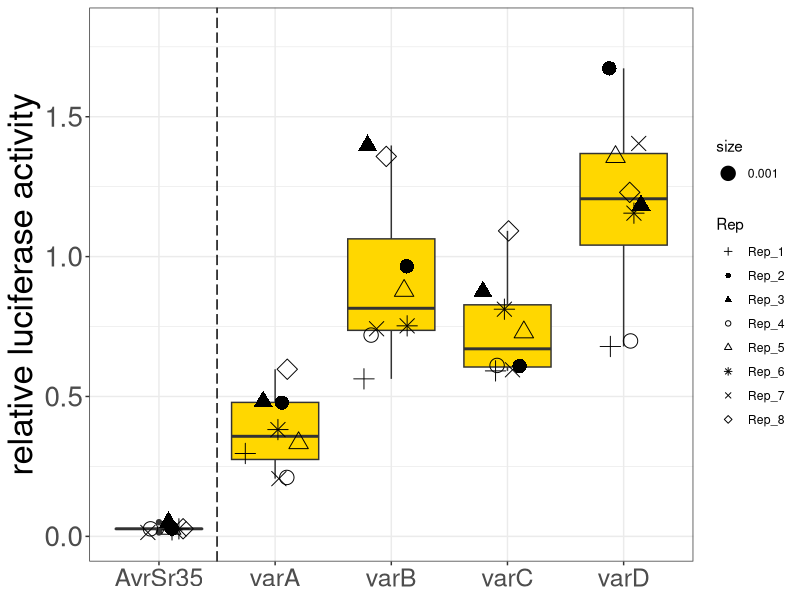

Recreate this plot in R.
########## Protoplast data Figure ###########

library(dplyr)
library(ggplot2)
library(reshape2)


protoplast.data<-read.table("Protoplast_data_all.txt",h=T)
protoplast.data$EV<-NULL
protoplast.data.melted<-melt(protoplast.data)
protoplast.data.melted

pdf("Protplast_assay.pdf",h=8, w=7)
ggplot(protoplast.data.melted) +
  geom_boxplot(aes(x=variable, y=value), fill="gold1") +
  geom_point(aes(x=variable, y=value, shape=Rep, size=0.001),position=position_jitterdodge(dodge.width = 0.2)) +
  scale_shape_manual(values=c(3, 16, 17,1,2,8,4,5)) +
  geom_vline(xintercept=1.5, linetype = "longdash" ) + ylab("relative luciferase activity") + theme_bw() +
  theme(axis.text = element_text(size = 20), axis.text.x=element_text(size = 18), axis.title.y=element_text(size=25), axis.title.x=element_blank()) +
  ylim(0,1.8)
dev.off()
